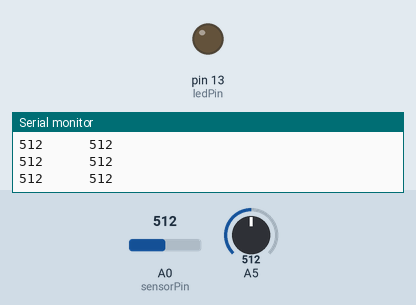
Recording of a sketch running on a simulated Arduino Uno, built with avr-gcc and run on an emulated ATmega328P. Parts: output pins drawn as LEDs (lit = HIGH), the last lines printed to the serial monitor. Dashed ring = blinking. Inputs (shaded band) come from the test bench; at power-on: A5 = 512, A0 (sensorPin) = 512.

Above: at 1.2 s.
1.3 s: A5 set to 530
At 1.48 s:
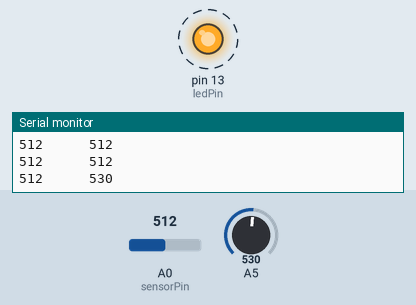
4.3 s: A0 (sensorPin) set to 523
7.3 s: A0 (sensorPin) set to 541
At 8.2 s:
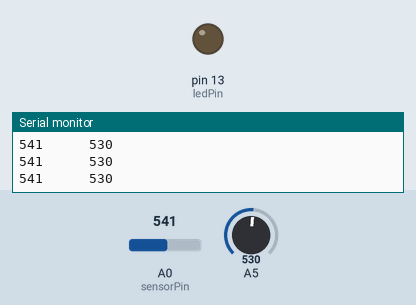
8.8 s: A0 (sensorPin) set to 511
At 9.24 s:
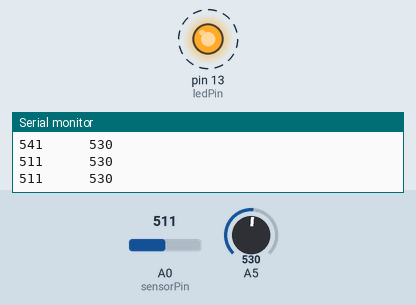
11.8 s: A0 (sensorPin) set to 716
At 12.2 s:
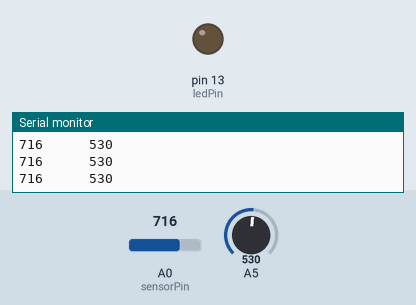
Timing chart, 0 to 14.3 s (numbered marks = the images above; inputs shaded):
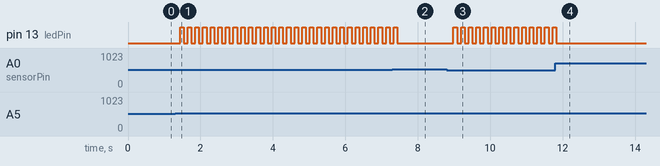

Measured:
- the behaviour switches between 512 and 513 on A5 (found by bisection; images 0 and 1)
- the behaviour switches between 529 and 530 on A0 (sensorPin) (found by bisection; images 1 and 2)
- after the input at 1.3 s, pin 13 (ledPin): alternates HIGH for 0.10 s and LOW for 0.11 s, starting after 0.14 s
- after the input at 7.3 s, pin 13 (ledPin): goes on until 7.4 s, then stays LOW
- after the input at 8.8 s, pin 13 (ledPin): alternates HIGH for 0.10 s and LOW for 0.11 s, starting after 0.18 s
- after the input at 11.8 s, pin 13 (ledPin): goes on until 11.8 s, then stays LOW

The sketch:

doorknobAlarm.ino
```cpp
//When someone touches the doorknob the analogRead value from the wire drops a bit.

int sensorPin = 0;
int ledPin = 13;
int sensorValue = 0;
int pot;
int sensor;

void setup() {

 pinMode(ledPin, OUTPUT);
 Serial.begin(9600);
}

void loop() {
 sensorValue = analogRead(sensorPin); //the doorknob sensor wire
delay(10);
pot=analogRead(5);  // the potentiometer is connected to analog 5

Serial.print(sensorValue);  //sensor wire value
Serial.print("      ");
Serial.println(pot);        //potentiometer value
delay(100);

if(sensorValue<pot){   // this allows you to turn the potentiometer to a sensitive borderline value
                      // when someone touches the knob it dips just below the pot value

    digitalWrite(13,HIGH); //the led (alarm) lights up.  This could be replaced by a buzzer
    delay(100);
    digitalWrite(13,LOW);
}


}
```
